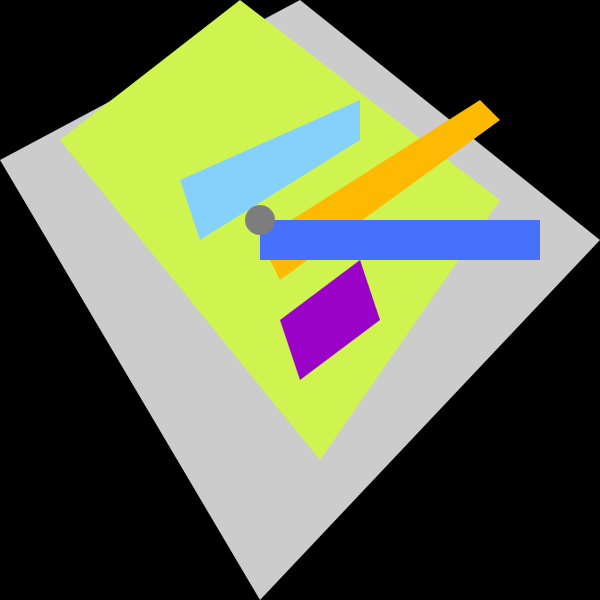
Frame 1 (no input)
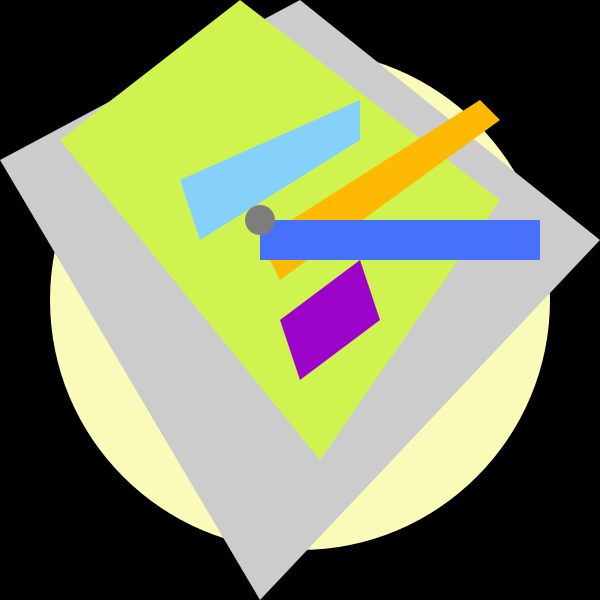
Frame 60 (the mouse pressed at the canvas centre just before this capture)
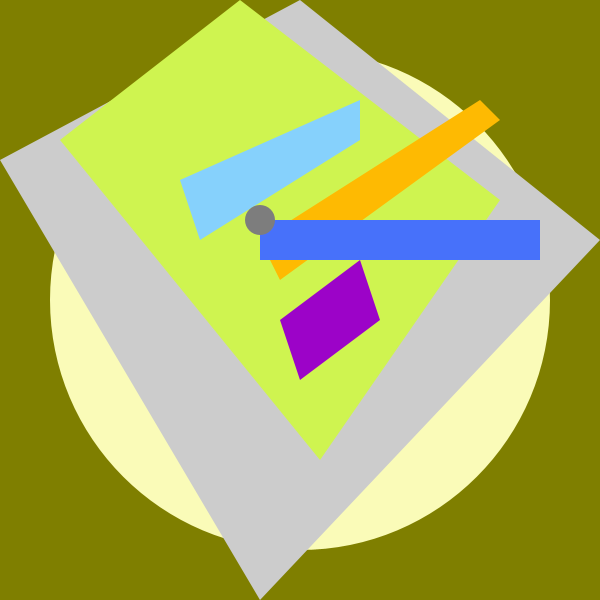
Frame 120 (the mouse held since frame 60 and released just before this capture)

The Processing sketch that drew these frames (run headless with seeded random() and noise(); from frame 60 on, the mouse is pressed at the canvas centre):

// Processing sketch: processing_14327
// ── processing_14327.pde

int x= 300;
int y = 300;
int radius=15;


void setup(){
 size(600,600); 
  background(255); 
 smooth();
}
 

void draw(){
noStroke();


  float mapColorR = map(mouseX, 0, 600, 0, 255);
  float mapColorG = map(mouseY, 0, width, 0, 255);
  fill(mapColorR, mapColorG, 0);
  rect(0, 0, width, height);


fill(250,251,184);
ellipse(300,300,250,250);

noFill();
strokeWeight(5);
fill(204);
quad(300,0,0,160,260,600,600,240);
fill(207,244,80);
quad(240,0,60,140,320,460,500,200);

fill(254,186,2);
quad(260,240,480,100,500,120,280,280);

fill(156,3,200);
quad(280,320,300,380,380,320,360,260);

fill(134,209,252);
beginShape();
vertex(180, 180);
vertex(200, 240);
vertex(360, 140);
vertex(360, 100);
endShape();

int x =260;
int y =220;
int w =280;
int h =40;

if((mouseX > x) && (mouseX < x + w) && (mouseY > y) && (mouseY < y + h)){
  fill(4,36,140);
}else{
  fill(71,113,250);}
rect(x,y,w,h);




strokeWeight(0);
  ellipseMode(RADIUS);
  float check = dist(x,y,mouseX,mouseY);
  if(check <radius) {
    fill(253,67,67);
    radius++;
  }
  else {
    fill(125);
  }
  ellipse(x,y,radius,radius);
}
 
void mousePressed() {
  radius=15;



}
